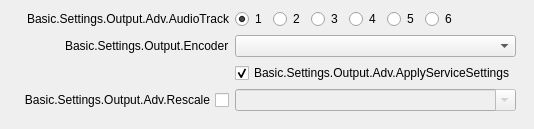
                   <widget class="QWidget" name="advOutputStreamTab">
                    <attribute name="title">
                     <string>Basic.Settings.Output.Adv.Streaming</string>
                    </attribute>
                    <layout class="QVBoxLayout" name="verticalLayout_12">
                     <property name="leftMargin">
                      <number>9</number>
                     </property>
                     <property name="topMargin">
                      <number>0</number>
                     </property>
                     <property name="rightMargin">
                      <number>9</number>
                     </property>
                     <property name="bottomMargin">
                      <number>9</number>
                     </property>
                     <item alignment="Qt::AlignTop">
                      <widget class="QWidget" name="widget_4" native="true">
                       <layout class="QVBoxLayout" name="verticalLayout_14">
                        <property name="spacing">
                         <number>0</number>
                        </property>
                        <property name="leftMargin">
                         <number>0</number>
                        </property>
                        <property name="topMargin">
                         <number>0</number>
                        </property>
                        <property name="rightMargin">
                         <number>0</number>
                        </property>
                        <property name="bottomMargin">
                         <number>0</number>
                        </property>
                        <item>
                         <widget class="QWidget" name="advOutTopContainer" native="true">
                          <property name="sizePolicy">
                           <sizepolicy hsizetype="Preferred" vsizetype="Maximum">
                            <horstretch>0</horstretch>
                            <verstretch>0</verstretch>
                           </sizepolicy>
                          </property>
                          <layout class="QFormLayout" name="formLayout_7">
                           <property name="fieldGrowthPolicy">
                            <enum>QFormLayout::AllNonFixedFieldsGrow</enum>
                           </property>
                           <property name="labelAlignment">
                            <set>Qt::AlignRight|Qt::AlignTrailing|Qt::AlignVCenter</set>
                           </property>
                           <item row="1" column="0">
                            <widget class="QLabel" name="label_28">
                             <property name="minimumSize">
                              <size>
                               <width>170</width>
                               <height>0</height>
                              </size>
                             </property>
                             <property name="text">
                              <string>Basic.Settings.Output.Adv.AudioTrack</string>
                             </property>
                             <property name="alignment">
                              <set>Qt::AlignRight|Qt::AlignTrailing|Qt::AlignVCenter</set>
                             </property>
                            </widget>
                           </item>
                           <item row="2" column="0">
                            <widget class="QLabel" name="advOutEncLabel">
                             <property name="text">
                              <string>Basic.Settings.Output.Encoder</string>
                             </property>
                             <property name="buddy">
                              <cstring>advOutEncoder</cstring>
                             </property>
                            </widget>
                           </item>
                           <item row="2" column="1">
                            <widget class="QComboBox" name="advOutEncoder"/>
                           </item>
                           <item row="3" column="1">
                            <widget class="QCheckBox" name="advOutApplyService">
                             <property name="text">
                              <string>Basic.Settings.Output.Adv.ApplyServiceSettings</string>
                             </property>
                             <property name="checked">
                              <bool>true</bool>
                             </property>
                            </widget>
                           </item>
                           <item row="4" column="0">
                            <widget class="QCheckBox" name="advOutUseRescale">
                             <property name="sizePolicy">
                              <sizepolicy hsizetype="Minimum" vsizetype="Expanding">
                               <horstretch>0</horstretch>
                               <verstretch>0</verstretch>
                              </sizepolicy>
                             </property>
                             <property name="layoutDirection">
                              <enum>Qt::RightToLeft</enum>
                             </property>
                             <property name="text">
                              <string>Basic.Settings.Output.Adv.Rescale</string>
                             </property>
                            </widget>
                           </item>
                           <item row="4" column="1">
                            <widget class="QComboBox" name="advOutRescale">
                             <property name="enabled">
                              <bool>false</bool>
                             </property>
                             <property name="editable">
                              <bool>true</bool>
                             </property>
                            </widget>
                           </item>
                           <item row="1" column="1">
                            <widget class="QWidget" name="widget_8" native="true">
                             <property name="sizePolicy">
                              <sizepolicy hsizetype="Maximum" vsizetype="Preferred">
                               <horstretch>0</horstretch>
                               <verstretch>0</verstretch>
                              </sizepolicy>
                             </property>
                             <layout class="QHBoxLayout" name="horizontalLayout_7">
                              <property name="leftMargin">
                               <number>0</number>
                              </property>
                              <property name="topMargin">
                               <number>0</number>
                              </property>
                              <property name="rightMargin">
                               <number>0</number>
                              </property>
                              <property name="bottomMargin">
                               <number>0</number>
                              </property>
                              <item>
                               <widget class="QRadioButton" name="advOutTrack1">
                                <property name="text">
                                 <string notr="true">1</string>
                                </property>
                                <property name="checked">
                                 <bool>true</bool>
                                </property>
                               </widget>
                              </item>
                              <item>
                               <widget class="QRadioButton" name="advOutTrack2">
                                <property name="text">
                                 <string notr="true">2</string>
                                </property>
                               </widget>
                              </item>
                              <item>
                               <widget class="QRadioButton" name="advOutTrack3">
                                <property name="text">
                                 <string notr="true">3</string>
                                </property>
                               </widget>
                              </item>
                              <item>
                               <widget class="QRadioButton" name="advOutTrack4">
                                <property name="text">
                                 <string notr="true">4</string>
                                </property>
                               </widget>
                              </item>
                              <item>
                               <widget class="QRadioButton" name="advOutTrack5">
                                <property name="text">
                                 <string notr="true">5</string>
                                </property>
                               </widget>
                              </item>
                              <item>
                               <widget class="QRadioButton" name="advOutTrack6">
                                <property name="text">
                                 <string notr="true">6</string>
                                </property>
                               </widget>
                              </item>
                             </layout>
                            </widget>
                           </item>
                          </layout>
                         </widget>
                        </item>
                       </layout>
                      </widget>
                     </item>
                    </layout>
                   </widget>
